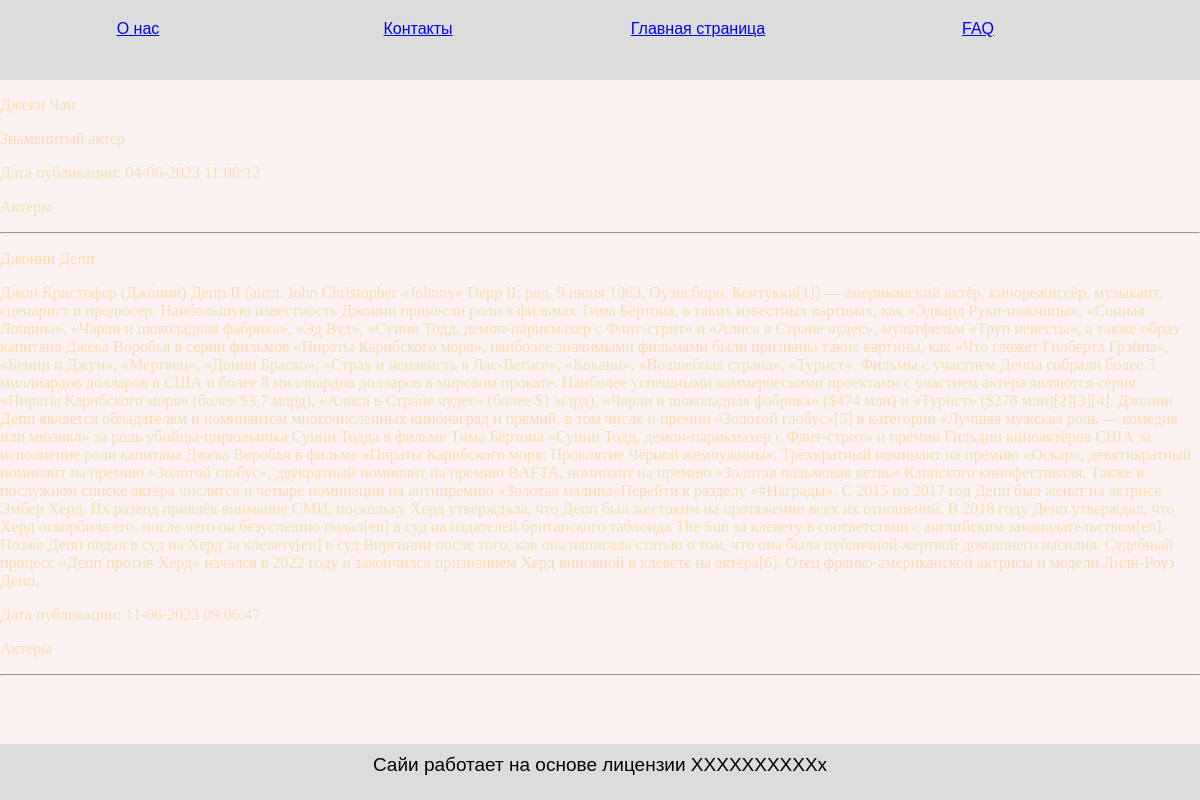
Screenshot of /businessman/3/ with the database file from the repository.
### people/models.py (models this page shows, shortened)
class People(models.Model):
    title = models.CharField(max_length=250, verbose_name='Имя')
    content = models.TextField(blank=True, verbose_name='Текст статьи')
    images = models.ImageField(upload_to="photos/%Y/%m/%d/", verbose_name='Фото')
    date_create = models.DateTimeField(auto_now_add=True, verbose_name='Время создания')
    author = models.CharField(max_length=250, verbose_name='Автор')
    is_published = models.BooleanField(default=True, verbose_name='Публикация')
    cat = models.ForeignKey('Category', on_delete=models.PROTECT, verbose_name='Категория')
    class Meta:
        verbose_name_plural = 'Известные люди'
        verbose_name = 'Известные люди'
        ordering = ['date_create', 'title']

class Category(models.Model):
    name = models.CharField(max_length=100, verbose_name = 'Категория')
    def __str__(self):
        return self.name
    class Meta:
        verbose_name_plural = 'Категории'
        verbose_name = 'Категория'

### people/views.py (the view)
# urls.py: path('businessman/<int:p_id>/', views.businessman, name='businessman'),
def businessman(request, p_id):
    people =People.objects.filter(cat_id=p_id)
    cats = Category.objects.all()
    context = {'people':people, 'cats':cats, 'test_id':p_id}
    return render(request, 'people/businessman.html', context)

### people/templates/people/businessman.html (shortened to what this page needs)
{% extends 'people/base.html' %}
{% block contetn %}
    <div class="peole_block">
        {% for p in people %}
            <p>{{ p.title }}</p>
            <p>{{ p.content }}</p>
            <p>Дата публикации: {{ p.date_create|date:'d-m-Y H:m:s' }}</p>
            <p>{{ p.cat }}</p>
            <hr>
        {% endfor %}
    </div>
{% endblock contetn %}

### people/static/people/css/style.css (style rules this page uses)
body { width: 100%; height: 100vh; background-color: rgb(252, 242, 242); margin: 0; padding: 0; }
.peole_block { color: wheat; }

### rows the page displays
People: title "Джеки Чан", content "Знаменитый актер", date_create "04-06-2023 11:06:12", cat "Актеры"
People: title "Джонни Депп", content "Джон Кри́стофер (Джо́нни) Депп II (англ. John Christopher «Johnny» Depp II; род. 9 июня 1963, Оуэнсборо, Кентукки[1]) — американский актёр, кинорежиссёр, музыкант, сценарист и продюсер. Наибольшую известность Джонни принесли роли в фильмах Тима Бёртона, в таких известных картинах, как «Эдвард Руки-ножницы», «Сонная Лощина», «Чарли и шоколадная фабрика», «Эд Вуд», «Суини Тодд, демон-парикмахер с Флит-стрит» и «Алиса в Стране чудес», мультфильм «Труп невесты», а также образ капитана Джека Воробья в серии фильмов «Пираты Карибского моря», наиболее значимыми фильмами были признаны такие картины, как «Что гложет Гилберта Грэйпа», «Бенни и Джун», «Мертвец», «Донни Браско», «Страх и ненависть в…", date_create "11-06-2023 09:06:47", cat "Актеры"
